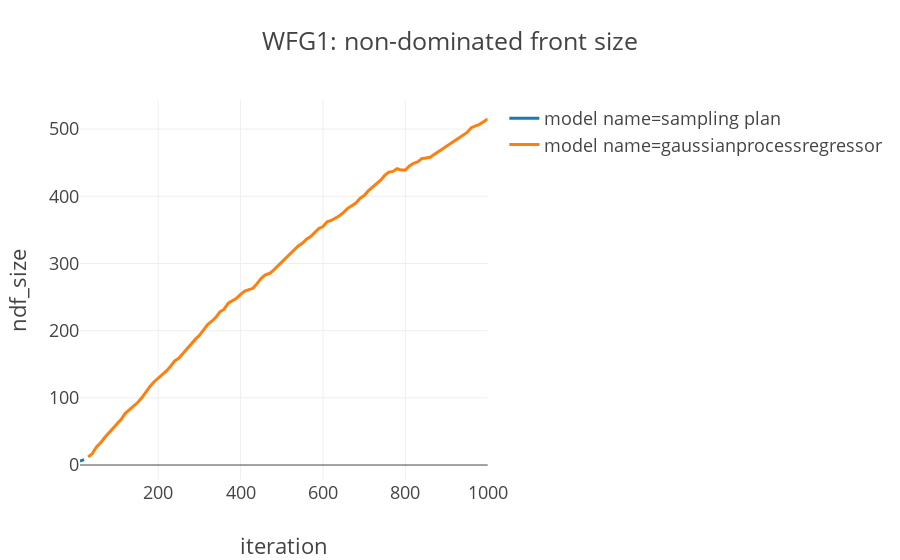

The code cell stored with this chart in its notebook:
### Code cell
px.line(ZDT4_2_tutor_loop, x="iteration", y="ndf_size", color="model name", render_mode="svg", template="presentation", title="WFG1: non-dominated front size ")

### Figure 1 — Plotly figure (JSON) as saved in the notebook; plotly's stock layout.template omitted (floating-point values rounded to 4 significant figures)
{"data": [{"hoverlabel": {"namelength": 0}, "hovertemplate": "model name=sampling plan<br>iteration=%{x}<br>ndf_size=%{y}", "legendgroup": "model name=sampling plan", "line": {"color": "#1f77b4", "dash": "solid"}, "mode": "lines", "name": "model name=sampling plan", "showlegend": true, "type": "scatter", "x": [10, 20], "xaxis": "x", "y": [6, 8], "yaxis": "y"}, {"hoverlabel": {"namelength": 0}, "hovertemplate": "model name=gaussianprocessregressor<br>iteration=%{x}<br>ndf_size=%{y}", "legendgroup": "model name=gaussianprocessregressor", "line": {"color": "#ff7f0e", "dash": "solid"}, "mode": "lines", "name": "model name=gaussianprocessregressor", "showlegend": true, "type": "scatter", "x": [30, 40, 50, 60, 70, 80, 90, 100, 110, 120, 130, 140, 150, 160, 170, 180, 190, 200, 210, 220, 230, 240, 250, 260, 270, 280, 290, 300, 310, 320, 330, 340, 350, 360, 370, 380, 390, 400, 410, 420, 430, 440, 450, 460, 470, 480, 490, 500, 510, 520, 530, 540, 550, 560, 570, 580, 590, 600, 610, 620, 630, 640, 650, 660, 670, 680, 690, 700, 710, 720, 730, 740, 750, 760, 770, 780, 790, 800, 810, 820, 830, 840, 850, 860, 870, 880, 890, 900, 910, 920, 930, 940, 950, 960, 970, 980, 990, 1000], "xaxis": "x", "y": [12, 17, 27, 33, 41, 48, 55, 61, 68, 77, 82, 88, 93, 100, 109, 117, 124, 129, 134, 140, 147, 155, 159, 166, 174, 180, 187, 193, 201, 209, 214, 220, 228, 232, 241, 245, 248, 254, 259, 261, 263, 270, 278, 283, 285, 290, 296, 302, 309, 314, 321, 326, 330, 336, 340, 346, 352, 355, 362, 364, 367, 371, 376, 382, 386, 390, 397, 401, 408, 413, 418, 424, 431, 436, 437, 441, 439, 439, 445, 449, 451, 456, 457, 458, 462, 466, 470, 474, 478, 482, 487, 491, 495, 502, 504, 507, 511, 515], "yaxis": "y"}], "layout": {"autosize": true, "dragmode": "pan", "legend": {"tracegroupgap": 0}, "title": {"text": "WFG1: non-dominated front size "}, "xaxis": {"anchor": "y", "autorange": true, "domain": [0, 0.98], "range": [10, 1000], "title": {"text": "iteration"}, "type": "linear"}, "yaxis": {"anchor": "x", "autorange": true, "domain": [0, 1], "range": [-22.28, 543.3], "title": {"text": "ndf_size"}, "type": "linear"}}}
